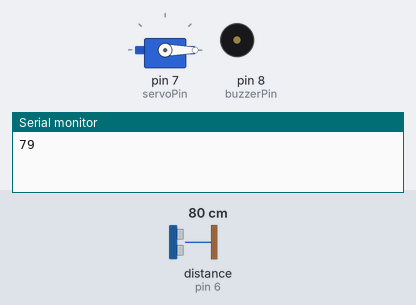
Recording of a sketch running on a simulated Arduino Uno, built with avr-gcc and run on an emulated ATmega328P. Parts: servo, buzzer (waves = sounding), the last lines printed to the serial monitor. Wiring (inferred from the names in the program): ultrasonic range finder: trigger pin 5; echo pin 6. The inputs (shaded band) are chosen by the test bench; at power-on: distance to the obstacle (sensor on pin 6) 80 cm. The echo pulse lasts 58.3 µs per cm; the modem accepts every AT command (registered, SIM ready, sends succeed) and sends nothing else.

Above: at 3.1 s.
At 5.76 s:
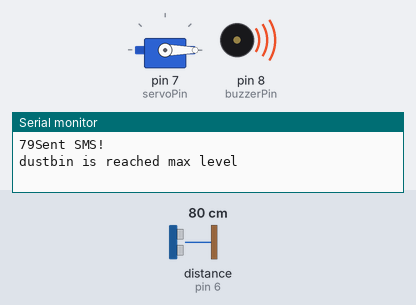
Timing chart, 0 to 15.1 s (numbered marks = the images above):
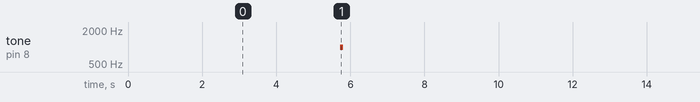

Measured:
- by itself, tone on pin 8 (buzzerPin): alternates 1000 Hz for 0.09 s and silent for 11.0 s

The sketch:

SMART_DUSTBIN.ino
```cpp
#include <Servo.h>   //servo library
#include<SoftwareSerial.h>
SoftwareSerial GSM(5, 6);
Servo servo;
int trigPin = 5;
int echoPin = 6;
int servoPin = 7;

long duration, dist, average;
long aver[3];   //array for average
int buzzerPin = 8;                          //Pin number the buzzer is connected
int echoPin2 = 11;                           // Echo Pin of the ultrasonic sensor
int trigPin2 = 12;                           // Trigger Pin of the ultrasonic sensor
unsigned long previousMillis = 0;           //This will be used to store the millisecnd value after each time the buzzer is triggered. This is used because delay function is not used for the buzzer timing.
int maxBeepInterval = 1000;                 //Max beep interval
int minBeebInterval = 300;                   //Min beep interval
int frequency = 1000;                       //Buzzer frequency in Hz
long distance;  //Distance of the object from sensorlong echoTime;                              //Time taken for the echo
float echoTime;
int triggerAlarmDistance = 10;             //Buzzer will be triggered if the distance is less than this value. (cm)

void setup()
{
    Serial.begin(9600);
    servo.attach(servoPin);
    pinMode(trigPin, OUTPUT);
    pinMode(echoPin, INPUT);
    servo.write(0);         //close cap on power on
    delay(100);
    servo.detach();
    pinMode(buzzerPin, OUTPUT);               //Set pin modes
    pinMode(echoPin, INPUT);
    pinMode(trigPin, OUTPUT);
    GSM.begin(9600);               // the GPRS baud rate
    Serial.begin(9600);             // the Serial port of Arduino baud rate.
    delay(500);
}

void measure() {
digitalWrite(10,HIGH);
digitalWrite(trigPin, LOW);
delayMicroseconds(5);
digitalWrite(trigPin, HIGH);
delayMicroseconds(15);
digitalWrite(trigPin, LOW);
pinMode(echoPin, INPUT);
duration = pulseIn(echoPin, HIGH);
dist = (duration/2) / 29.1;    //obtain distance
}
void loop() {
  for (int i=0;i<=2;i++) {   //average distance
    measure();
   aver[i]=dist;
    delay(10);              //delay between measurements
  }
 dist=(aver[0]+aver[1]+aver[2])/3;

if ( dist<50 ) {
//Change distance as per your need
 servo.attach(servoPin);
  delay(1);
 servo.write(0);
 delay(3000);
 servo.write(150);
 delay(1000);
 servo.detach();
}
Serial.print(dist);

if(distance < triggerAlarmDistance)
{
unsigned long currentMillis = millis();
int val = map(distance, 2, triggerAlarmDistance, minBeebInterval, maxBeepInterval);
sendSMS();
Serial.println("Sent SMS!");
Serial.println( "dustbin is reached max level");
delay(10);
if (currentMillis - previousMillis >= val)
{
tone(buzzerPin, frequency, val * 0.75);  //Trigger the buzzer (Buzzer pin, frequency, duration). Here durationn is set to 75% of the time before it will be triggered next.
previousMillis = currentMillis;          //Save current millisend value when the buzzer is triggered.
}
}
delay(6000);                                  //Delay 60ms before next reading.
}

void sendSMS()
{
GSM.println("AT+CMGF=1");    // Set modem to text mode
delay(2000);
GSM.write("AT+CMGS=");      // Start composing message
GSM.write(0x22);            // hex equivalent of double-quote '"'
GSM.write("+918378935180"); // the number to send the SMS to
GSM.write(0x22);  GSM.write(0x0D);            // hex equivalent of Carraige return
GSM.write(0x0A);            // hex equivalent of newline
delay(2000);
GSM.print("Alert! Dustbin is Full");  // Send the text message to the GSM module
GSM.write(0x0D);            // hex equivalent of Carraige return
GSM.write(0x0A);            // hex equivalent of newline
delay(1000);
GSM.write(26);        // equivalent of CTRL-Z  delay(3000);
}
```
